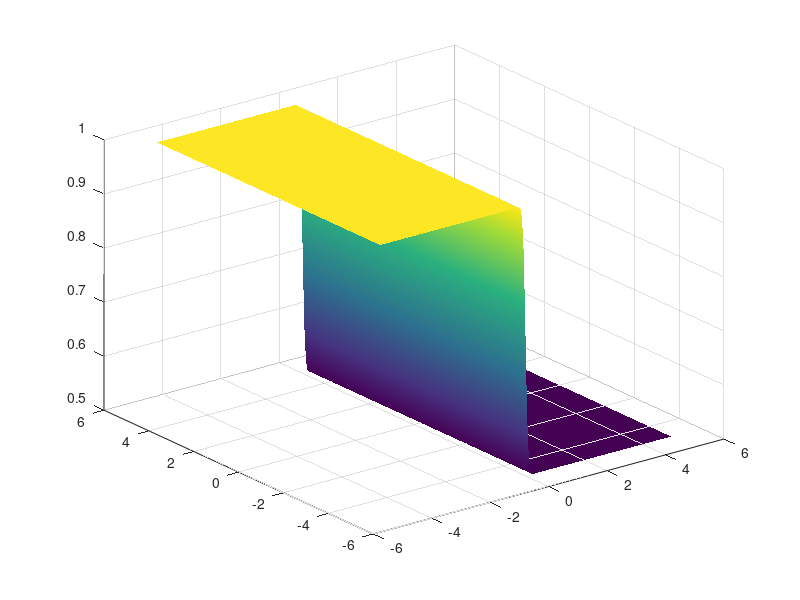

The MATLAB script that drew this image: (Note: this script raises an error after producing the figure.)
% Semi-implicit scheme of Casulli for the 2D shallow water equations with wetting and drying
clear;
% close all;

global g gamma Nx Ny dx dy dt;

%  physical parameters
g = 9.81;       % acceleration due to gravity
gamma = 0;   % bottom friction coefficient
xL =-5;
xR = 5;
yL =-5;
yR = 5;
% method parameters
Nx = 200;
Ny = Nx;
dx = (xR-xL)/Nx;
dy = (yR-yL)/Ny;

x  = linspace(xL,xR,Nx+1); % face x-coordinates of the cells
y  = linspace(yL,yR,Ny+1); % face y-coordinates of the cells
xb = 0.5*(x(2:end) + x(1:end-1)); % cell bary-centers in x 
yb = 0.5*(x(2:end) + y(1:end-1)); % cell bary-centers in y

% time parameters
t    = 0;
tend = 1;
dt   = 0.1;
CFL  = 0.9;    % Courant-Friedrichs-Levi number <= 1

% initial conditions
tmp = 0.1;
[Xb,Yb] = meshgrid(xb,yb);
[X ,Y ] = meshgrid(x ,y );
% etab  = 0.01 + exp(-( (Xb-0).^2 + (Yb-0).^2 )/(2*tmp^2)); % free surface elevation measured from the rest level

% *** test 5.2 from Dumbser&Casulli, DOI:10.1016/j.amc.2013.02.041
% etab  = 1 + exp(-0.5*( (Xb-0).^2 + (Yb-0).^2 )/tmp^2); % free surface elevation measured from the rest level
% *** test 5.3. Two-dimensional cylindrical dambreak over a bottom step, DOI:10.1016/j.amc.2013.02.041
etab = zeros(Nx,Ny);
Hb   = zeros(Nx,Ny);
bathb= zeros(Nx,Ny);
r0 = 0;
etal = 1.0;
etar = 0.5;
bl = 0.2;
br = 0;
etab = 0.5*(etal + etar) + 0.5*(etar - etal)*erf(Xb'/0.1);
bathb= 0.5*(bl   + br  ) + 0.5*(br   - bl  )*erf(Xb'/0.1);

% etab = 0.5*(etal + etar) + 0.5*(etar - etal)*erf((sqrt(Xb.^2+Yb.^2) - r0)/0.1);
% bathb= 0.5*(bl   + br  ) + 0.5*(br   - bl  )*erf((sqrt(Xb.^2+Yb.^2) - r0)/0.1);
% for i=1:Nx
%     for j=1:Ny
%         if ( sqrt(x(i)^2 + y(j)^2) < r0)
%             Hb(i,j)   = 0.8; 
%             etab(i,j) = etal;
%         else
%             Hb(i,j)   = 0.5;
%             etab(i,j) = etar;
%         end
%     end
% end
% bathb = Hb - etab;
% etab  = etab + 0.01 + exp(-( (Xb+3).^2 + (Yb+4).^2 )/(2*tmp^2)); % free surface elevation measured from the rest level
% bathb = bathymetry(Xb,Yb); % bathymetry in the cell centers

u = zeros(Nx+1,Ny); % x-velocity at the cell faces
v = zeros(Nx,Ny+1); % y-velocity at the cell faces 

% plot initial conditions
surf(xb,yb,etab','EdgeColor','none','FaceColor','interp');
% axis equal;

% t loop
Nt = 100000000;
for n = 1:Nt
    umax = max(max(abs(u)));
    vmax = max(max(abs(v)));
    if (max(umax,vmax) < 0.1)
        dt = 0.001;
    else
        dt = CFL/( umax/dx + vmax/dy );         % time step restriction of FTCS
    end
    dt = min(0.01,dt);
    if(t + dt > tend)
        dt = tend - t;
    end
    if(t >= tend)
        break
    end

    Hb = max(0,etab - bathb); % total water depth in the cell centers
    Hub = 0.5*( u(2:Nx+1,:) + u(1:Nx,:) ).*Hb; % x-momentum at the cell centers
    Hvb = 0.5*( v(:,2:Ny+1) + v(:,1:Ny) ).*Hb; % y-momentum at the cell centers
%     [u,v] = MomentumConvectionCons1(Hub,Hvb,Hb,u,v);
%     [u,v] = MCC(Hub,Hvb,Hb,u,v);
    [u,v] = MomentumConvection(u,v);

    % compute total water depth on the cell faces
    [Hmx,Hpx,Hmy,Hpy,rhsb,Hx,Hy] = LinearPartCoef(Hb,u,v); 


    % Newton-type iterations
    kMax = 100;
    for k = 1:kMax
        % determine the wet cells
        Hb = max(0,etab - bathb);
        wet = Hb > 0;
        Teta = Hb + MatVecProd(etab,bathb,Hmx,Hpx,Hmy,Hpy,wet);
        residual = Teta - rhsb;
        res_norm = norm(residual);
        if(max(max(abs(residual)))<1e-10)
            break
        end
        [deta,CGk,CGerr] = CGSolver(residual,bathb,Hmx,Hpx,Hmy,Hpy,wet);
        etab = etab - deta;
    end
    % update the velocity
    [u,v] = VelocityUpdate(u,v,etab,Hx,Hy);

    t = t + dt;
    % plot initial conditions
    subplot(2,1,1)
    surf(xb,yb,(etab)','FaceColor','interp','EdgeColor','none');%'EdgeColor','none',
%     axis([xL xR yL yR 0 2 ])
    clim([min(min(etab)) max(max(etab))])
    xlabel('x')
    ylabel('y')
%     view([0 90])
    subplot(2,1,2)
    plot(xb,etab(:,Ny/2))
    title(strcat('t=',num2str(t)))
    pause(0.001)
end
